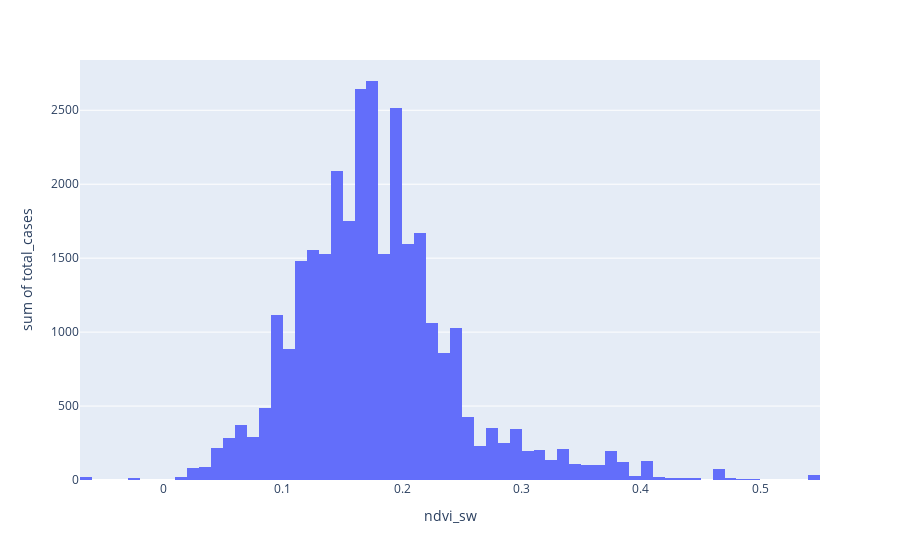

Notebook source saved alongside this figure:
### Code cell
px.histogram(merged_df, x='ndvi_sw', y='total_cases')

### Figure 1 — Plotly figure (JSON) as saved in the notebook; plotly's stock layout.template omitted (floating-point values rounded to 4 significant figures; data arrays with more than 128 entries replaced by an {"elided": "..."} marker saying what was removed)
{"data": [{"alignmentgroup": "True", "bingroup": "x", "histfunc": "sum", "hovertemplate": "ndvi_sw=%{x}<br>sum of total_cases=%{y}<extra></extra>", "legendgroup": "", "marker": {"color": "#636efa", "pattern": {"shape": ""}}, "name": "", "offsetgroup": "", "orientation": "v", "showlegend": false, "type": "histogram", "x": {"elided": "1456 float values"}, "xaxis": "x", "y": {"elided": "1456 int values"}, "yaxis": "y"}], "layout": {"barmode": "relative", "legend": {"tracegroupgap": 0}, "margin": {"t": 60}, "xaxis": {"anchor": "y", "domain": [0, 1], "title": {"text": "ndvi_sw"}}, "yaxis": {"anchor": "x", "domain": [0, 1], "title": {"text": "sum of total_cases"}}}}
